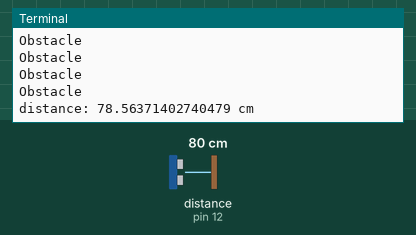
Bench run of a program on a simulated Raspberry Pi (header pin numbers). On the bench: the last lines printed to the terminal. Inputs (shaded band) come from the test bench; at power-on: distance to the obstacle (sensor on pin 12) 80 cm. The echo pulse lasts 58.3 µs per cm; the clock reads 2024-03-15 10:24:30 at power-on unless the program sets it.

Above: at 1.2 s.
1.3 s: distance to the obstacle (sensor on pin 12) set to 2 cm
At 1.9 s:
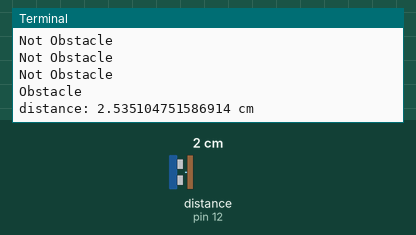
2.8 s: distance to the obstacle (sensor on pin 12) set to 9 cm
At 3.4 s:
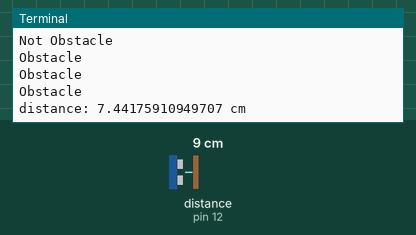
Timing chart, 0 to 5.8 s (numbered marks = the images above; inputs shaded):
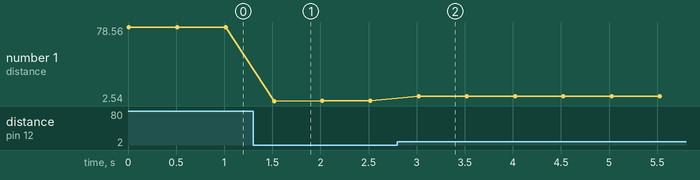

Measured:
- after the input at 1.3 s, the terminal: prints a new line after 0.22 s (image 1)
- after the input at 2.8 s, the terminal: prints a new line after 0.22 s (image 2)
- plotted number 1: 78.56 → 2.54 after the input at 1.3 s, 2.54 → 7.44 after the input at 2.8 s

The program:

ultrasound.py
```python
import time
import RPi. GPIO as GPIO
GPIO.setwarnings(False)
GPIO.setmode (GPIO.BOARD)

trig = 33      # GPIO pin numbers
echo = 12

GPIO.setup(echo, GPIO.IN)
GPIO.setup(trig, GPIO.OUT)

while True:
    GPIO.output(trig,True)
    time.sleep(0.00001) # 10 microseconds
    GPIO.output(trig, False)

    while GPIO.input(echo) == 0:
        print("Not Obstacle")

    start = time.time()

    while GPIO.input(echo) == 1:
        print("Obstacle")

    end = time.time()

    distance = ((end - start) * 34300) / 2
    print ("distance:", distance, "cm")
    time.sleep(0.5)
```
